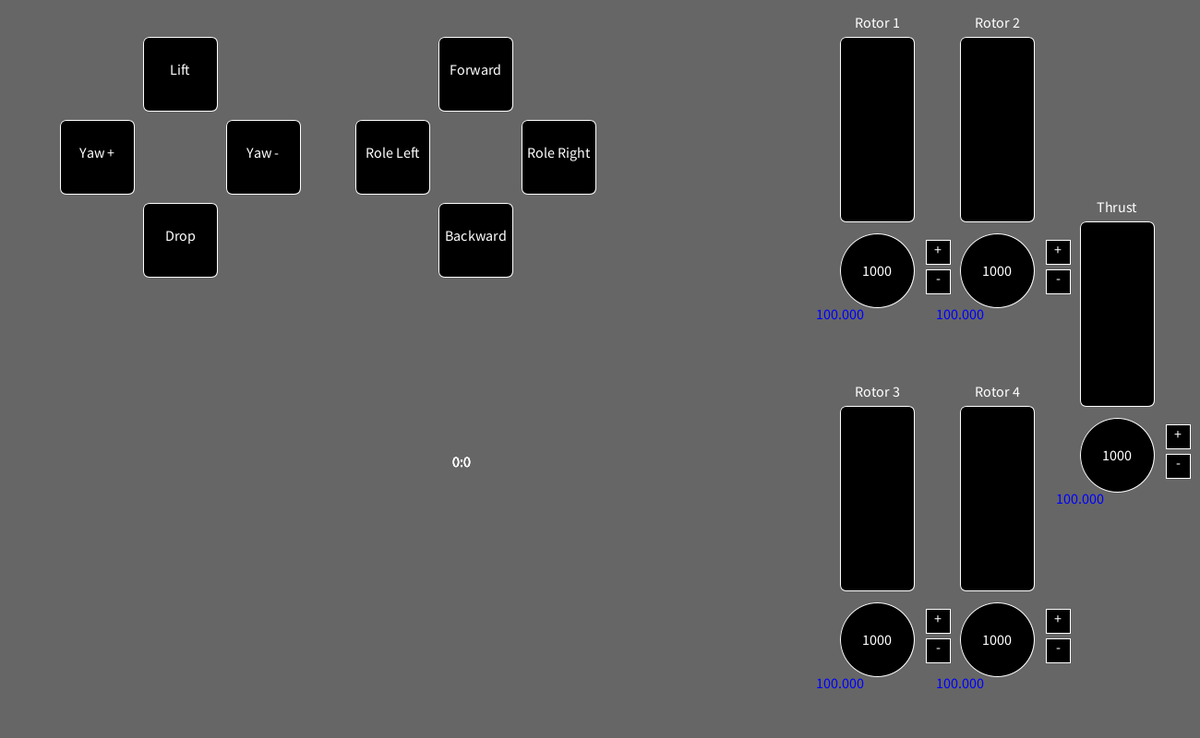
Frame 1 (no input)
Frame 60 (the mouse pressed at the canvas centre just before this capture): identical to frame 1, image omitted
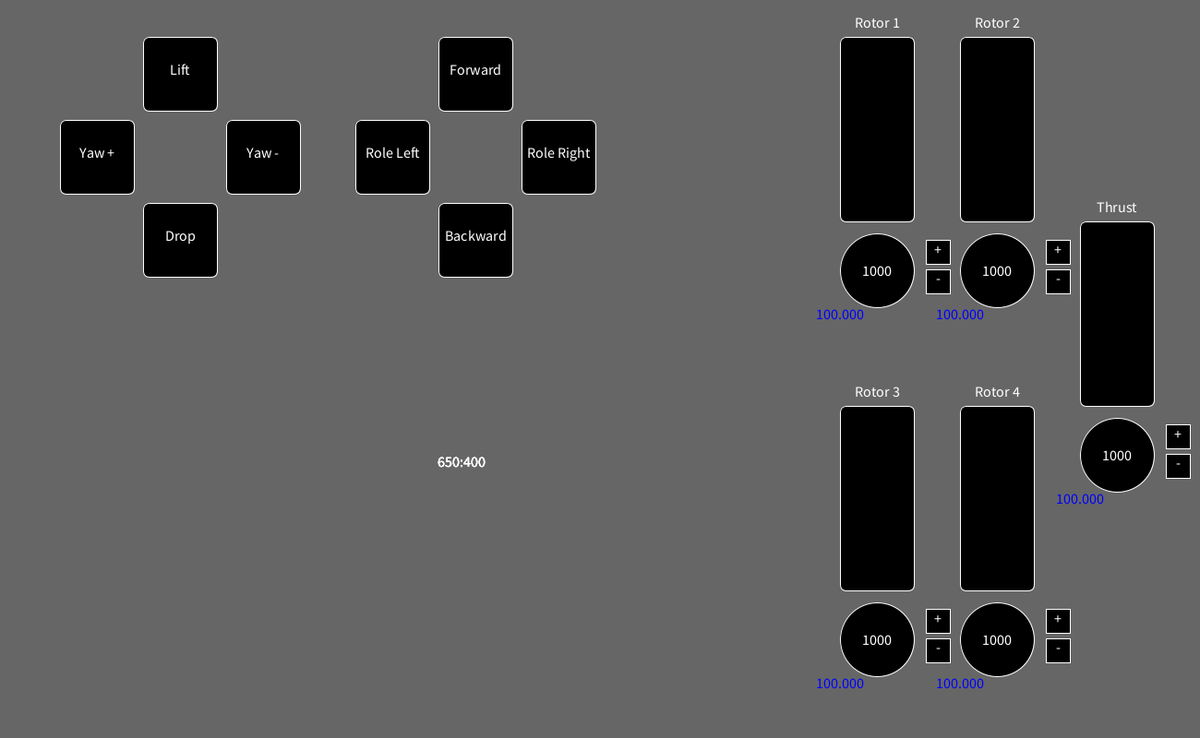
Frame 120 (the mouse held since frame 60 and released just before this capture)

The Processing sketch that drew these frames (run headless with seeded random() and noise(); from frame 60 on, the mouse is pressed at the canvas centre):

// Processing sketch: temp
// ── temp.pde
/////////////////////////////////////////////////////////////Global Variables/////////////////////////////////////////////////

int fontSize = 16;
int rectSize = 80;     // Diameter of rect
int power = 100;
int thrt_pow = 50;

//////////////////////////////////////////////////////////////////////////////////////////////////////////////////////////////
//////////////////////////////////////////////////////////////////////////////////////////////////////////////////////////////

////////////////////////////////////////////////Variables for ControlButtons Class////////////////////////////////////////////

int rectX_thrst, rectY_thrst;      // Position of square button
int rectX_hld, rectY_hld;      // Position of square button
int rectX_lnd, rectY_lnd;      // Position of square button
int rectX_role_r, rectY_role_r;      // Position of square button
int rectX_role_l, rectY_role_l;      // Position of square button
int rectX_ptch_fwd, rectY_ptch_fwd;      // Position of square button
int rectX_ptch_bkd, rectY_ptch_bkd;      // Position of square button
int rectX_yaw_cw, rectY_yaw_cw;      // Position of square button
int rectX_yaw_ccw, rectY_yaw_ccw;      // Position of square button

//////////////////////////////////////////////////Constructor for ControlButtons Class////////////////////////////////////////

ControlButtons thrst = new ControlButtons(rectX_thrst, rectY_thrst, "Lift", 'w');
ControlButtons lnd = new ControlButtons(rectX_lnd, rectY_lnd, "Drop", 's');
ControlButtons role_l = new ControlButtons(rectX_role_r, rectY_role_r, "Role Left", '4');
ControlButtons role_r = new ControlButtons(rectX_role_l, rectY_role_l, "Role Right", '6');
ControlButtons ptch_fwd = new ControlButtons(rectX_ptch_fwd, rectY_ptch_fwd, "Forward", '8');
ControlButtons ptch_bkd = new ControlButtons(rectX_ptch_bkd, rectY_ptch_bkd, "Backward", '5');
ControlButtons yaw_cw = new ControlButtons(rectX_yaw_cw, rectY_yaw_cw, "Yaw +", 'a');
ControlButtons yaw_ccw = new ControlButtons(rectX_yaw_ccw, rectY_yaw_ccw, "Yaw -", 'd');
//ControlButtons hld = new ControlButtons((rectX_hld, rectY_hld, "Hold",' ');

//////////////////////////////////////////////////////////////////////////////////////////////////////////////////////////////
//////////////////////////////////////////////////////////////////////////////////////////////////////////////////////////////

////////////////////////////////////////////////Variables for Thrust Class////////////////////////////////////////////////////

int rectCol = 200;
int rot1_x, rot1_y;
int rot2_x, rot2_y;
int rot3_x, rot3_y;
int rot4_x, rot4_y;
int rot_x, rot_y;
int thrt_val_1=1000, thrt_val_2=1000, thrt_val_3=1000, thrt_val_4=1000, thrt_val=1000, prev_val;

/////////////////////////////////////////////////Constructor for Thrust Class/////////////////////////////////////////////////

Thrust rot0 = new Thrust(rot_x, rot_y, "Thrust", thrt_val);
Thrust rot1 = new Thrust(rot1_x, rot1_y, "Rotor 1", thrt_val_1);    //  ccw rotors
Thrust rot2 = new Thrust(rot2_x, rot2_y, "Rotor 2", thrt_val_2);    //  cw rotors
Thrust rot3 = new Thrust(rot3_x, rot3_y, "Rotor 3", thrt_val_3);    //  cw rotors
Thrust rot4 = new Thrust(rot4_x, rot4_y, "Rotor 4", thrt_val_4);    //  ccw rotors
//////////////////////////////////////////////////////////////////////////////////////////////////////////////////////////////
//////////////////////////////////////////////////////////////////////////////////////////////////////////////////////////////

//////////////////////////////////////////////////////////////////////////////////////////////////////////////////////////////
////////////////////////////////////////This is the Setup Method()////////////////////////////////////////////////////////////
//////////////////////////////////////////////////////////////////////////////////////////////////////////////////////////////
void setup() {
  size(1300, 800);
  smooth();
  thrst.posRect(rectSize+10, 0);
  lnd.posRect(rectSize+10, 2*(rectSize+10));
  yaw_cw.posRect(0, rectSize+10);
  yaw_ccw.posRect(2*(rectSize+10), rectSize+10);
  ptch_fwd.posRect(5*rectSize+10, 0);
  ptch_bkd.posRect(5*rectSize+10, 2*(rectSize+10));
  role_l.posRect(4*rectSize, rectSize+10);
  role_r.posRect(6*rectSize+20, rectSize+10); 
  //hld.posRect(300, 200);
  int i = 13;
  rot0.posRect(((i+4)*width/20), rectCol);
  rot1.posRect((i*width/20), 0);
  rot2.posRect(((i+2)*width/20), 0);
  rot3.posRect((i*width/20), 2*rectCol);
  rot4.posRect(((i+2)*width/20), 2*rectCol);
}
//////////////////////////////////////////////////////////////////////////////////////////////////////////////////////////////
////////////////////////////////////////This is the Draw Method()/////////////////////////////////////////////////////////////
//////////////////////////////////////////////////////////////////////////////////////////////////////////////////////////////
void draw() {
  background(102); 
  textSize(fontSize);
  thrst.drawShape(rectSize, rectSize, thrst.name);
  //hld.drawShape(rectSize);
  lnd.drawShape(rectSize, rectSize, lnd.name);
  role_l.drawShape(rectSize, rectSize, role_l.name);
  role_r.drawShape(rectSize, rectSize, role_r.name);
  ptch_fwd.drawShape(rectSize, rectSize, ptch_fwd.name);
  ptch_bkd.drawShape(rectSize, rectSize, ptch_bkd.name);
  yaw_cw.drawShape(rectSize, rectSize, yaw_cw.name);
  yaw_ccw.drawShape(rectSize, rectSize, yaw_ccw.name);

  rot0.drawShape(rectSize, rectCol, rot0.thrst,rot0.name);
  rot1.drawShape(rectSize, rectCol, rot1.thrst,rot1.name);
  rot2.drawShape(rectSize, rectCol, rot2.thrst,rot2.name);
  rot3.drawShape(rectSize, rectCol, rot3.thrst,rot3.name);
  rot4.drawShape(rectSize, rectCol, rot4.thrst,rot4.name);
  char keytyped;
  if(keyPressed)
  {
    keytyped = key;
    if(keytyped == thrst.getDir() )
    {
      rot0.setThrust(thrt_pow);
      rot1.setThrust(thrt_pow);
      rot2.setThrust(thrt_pow);
      rot3.setThrust(thrt_pow);
      rot4.setThrust(thrt_pow);
    }
    if(keytyped == lnd.getDir())
    {
      rot0.setThrust(-thrt_pow);
      rot1.setThrust(-thrt_pow);
      rot2.setThrust(-thrt_pow);
      rot3.setThrust(-thrt_pow);
      rot4.setThrust(-thrt_pow);
    }
    if(keytyped == ptch_fwd.getDir())
      movement(rot1,rot2);
    if(keytyped == ptch_bkd.getDir())
      movement(rot3,rot4);
    if(keytyped == role_r.getDir())
      movement(rot2,rot3);
    if(keytyped == role_l.getDir())
      movement(rot1,rot4);
    if(keytyped == yaw_cw.getDir())
      movement(rot1,rot3);
    if(keytyped == yaw_ccw.getDir())
      movement(rot2,rot4);
      

      
     

      
  }    
  else
  {
    rot1.stThrust(0);
    rot2.stThrust(0);
    rot3.stThrust(0);
    rot4.stThrust(0);
  }
}
void movement(Thrust t1, Thrust t2)
{
  t1.stThrust(-power);
  t2.stThrust(-power);
}
//////////////////////////////////////////////////////////////////////////////////////////////////////////////////////////
/////////////////////////////////////////This is the Base Shape Class/////////////////////////////////////////////////////
//////////////////////////////////////////////////////////////////////////////////////////////////////////////////////////
class Shape
{
  int pos_x, pos_y;
  int i, j;
  void posRect(int i, int j)
  {
    pos_x = (width/20)+i;
    pos_y = (height/20)+j;
  }
  void drawRect(int len, int br, int curve, int val, String name)
  {
    fill(0);
    stroke(255);
    rect(pos_x, pos_y, len, br, curve);
    textAlign(CENTER, CENTER);
    fill(255);
    text(name, pos_x+(rectSize/2), pos_y-fontSize);
    text(val, pos_x+(rectSize/2), pos_y+rectCol+(rectSize/1.5));
    text(mouseX+":"+mouseY, 500, 500);
  }
  void drawRect(int len, int br, String name)
  {
    stroke(255);
    rect(pos_x, pos_y, len, br, 7);
    textAlign(CENTER, CENTER);
    fill(255);
    text(name, pos_x, pos_y-(rectSize/16), rectSize, rectSize);
  }
  void btnClick(int x_cord, int y_cord, int range,Thrust t,int inr)
  {
    fill(0);
    if (mouseX >= x_cord && mouseX <= x_cord+range && mouseY >= y_cord && mouseY <= y_cord+range)
      fill(50);
    if ((mouseX >= x_cord && mouseX <= x_cord+range && mouseY >= y_cord && mouseY <= y_cord+range && mousePressed == true))
    {
      fill(100);
      t.setThrust(inr);
    }
  }
  void btnClick(int x_cord, int y_cord, int range,char dir)
  {
    fill(0);
    if (mouseX >= x_cord && mouseX <= x_cord+range && mouseY >= y_cord && mouseY <= y_cord+range)
      fill(50);
    if ((mouseX >= x_cord && mouseX <= x_cord+range && mouseY >= y_cord && mouseY <= y_cord+range && mousePressed == true) || ( keyPressed == true && key == dir))
      fill(100);
  }
}
//////////////////////////////////////////////////////////////////////////////////////////////////////////////////////////////
/////////////////////////////////////////This is the Control Button Class/////////////////////////////////////////////////////
//////////////////////////////////////////////////////////////////////////////////////////////////////////////////////////////
class ControlButtons extends Shape
{
  int pos_x, pos_y;
  String name;
  char dir;
  int i, j, len, br;
  ControlButtons(int pos_x, int pos_y, String name, char dir)  /////////Only Constructor of the ControlButton Class///////////
  {
    this.pos_x = pos_x;
    this.pos_y = pos_y;
    this.name = name;
    this.dir = dir;
  }
  char getDir(){return dir;}                            //////////////Returns the char assigned to the Button/////////////////
  void drawShape(int len, int br, String name)          //////////////Draws the Button from the Base Class Shape//////////////
  {   
    super.btnClick(super.pos_x,super.pos_y,rectSize,dir); ///Calls the btnClick() method of base class///boolean btnClicked = 
    super.drawRect(len, br, name);                           ///////////Calls the btnClick() method of base class/////////////
  }
}
//////////////////////////////////////////////////////////////////////////////////////////////////////////////////////////////
//////////////////////////////////////////////This is the Thrust Class////////////////////////////////////////////////////////
//////////////////////////////////////////////////////////////////////////////////////////////////////////////////////////////
class Thrust extends Shape
{
  int pos_x, pos_y;
  String name;
  int thrst, thrst_dir;
  boolean clickp = false, clickm = false;

  Thrust(int pos_x, int pos_y, String name, int thrst)
  {
    this.pos_x = pos_x;
    this.pos_y = pos_y;
    this.name = name;
    this.thrst = thrst;
  }
  int getThrust(){return thrst;}
  void setThrust(int thrst)
  {
    if(this.thrst>=1000 && this.thrst<=2000)
      this.thrst += thrst/10;
    if(this.thrst>=2000)
      this.thrst = 2000;
    if(this.thrst<=1000)
      this.thrst = 1000;
    
  }
  void stThrust(int thrst_dir)  {    this.thrst_dir = thrst_dir;  }
  void stThrst(int thrst)  
  {
    if(this.thrst>2000)
      this.thrst = 2000;
    if(this.thrst<1000)
      this.thrst = 1000;
    else
      this.thrst = thrst;  
  }
  void drawShape(int len, int br, int thrst,String name)
  {  
    fill(0);
    circle(super.pos_x+(rectSize/2), super.pos_y+rectCol+(rectSize/1.5), rectSize);  //Thrust display circle
    fill(255);
    super.drawRect(len, br, 7, thrst,name);
    dispThrust(thrst);
    dispThrustControl();
  }
  void dispThrust(int thrst)
  {
    fill(0,0,255);
    noStroke();
    float i;
    for(i=100; i<(thrst/5)-106;i+=5)
    {
      rect(super.pos_x+2,super.pos_y+(1.5*rectCol)-i-7,.96*rectSize,(rectCol/20)-5.75,1);
    }
    text(i,super.pos_x-2,super.pos_y+(1.5*rectCol));
    stroke(255);
  }
  void dispThrustControl()
  {
    int inr_size = rectSize/3;
    int inr_x = super.pos_x+(rectSize)+inr_size/2;
    int inr_y = super.pos_y+rectCol+(rectSize/4);
    super.btnClick(inr_x,inr_y,inr_size,this,50);          
    rect(inr_x,inr_y , inr_size,inr_size);  //Thrust display circle
    fill(255);
    text("+",inr_x+(inr_size/2),inr_y+(inr_size/2.5));  //Thrust display circle
    super.btnClick(inr_x,int(inr_y+(1.25*inr_size)),inr_size,this,-50);
    rect(inr_x, inr_y+1.25*inr_size, inr_size,inr_size);  //Thrust display circle
    fill(255);
    text("-",inr_x+(inr_size/2),inr_y+1.6*inr_size);  //Thrust display circle
  }
}
